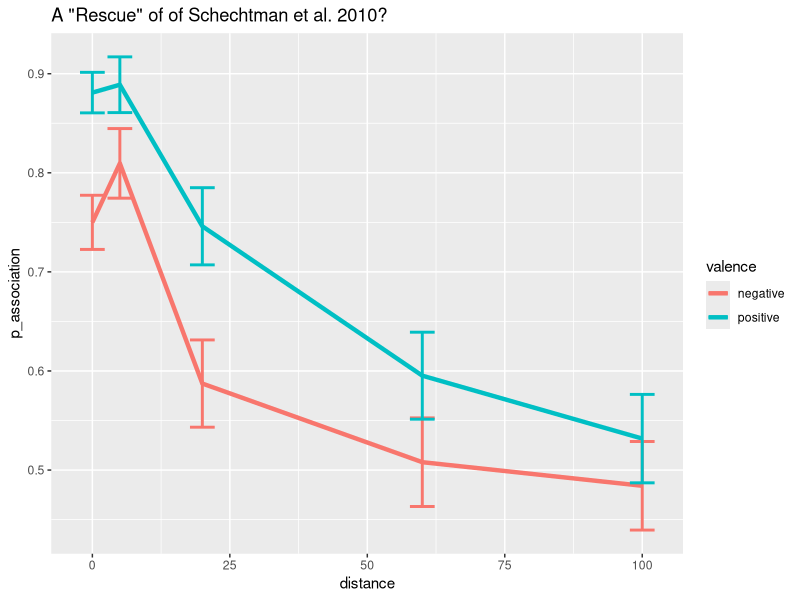

Reproduce this figure in R. (Note: this script raises an error after producing the figure.)
## ---- chunk 1
#### Load Relevant Libraries and Functions
library(tidyverse)
library(ggplot2)
library(dplyr)
library(ggpubr)
library(rstatix)
library(nnet)

# preprocessing was done in python, in analysis/pilotB_analysis.ipynb
full_data = read.csv('../data/final_sample/subject_data_final_full_processed.csv')
## ---- chunk 2
### Data exclusion / filtering
### filter out people who didn't answer that they could hear sounds:

# get all control questions
control_data = full_data %>%
  filter(trial_type == 'audio-button-response')

# check which participants did not answer "I can hear this" to 2 or more questions (button_pressed = 0)
exclude = control_data %>%
  filter(button_pressed != 0) %>%
  mutate(run_id = as.integer(run_id))

run_id_counts <- exclude %>%
  count(run_id)

run_id_counts_fin <- run_id_counts %>%
  filter(n != 1)

exclusion_participants = unique(run_id_counts_fin$run_id)

# outputs the IDs of participants to exclude
full_data$exclude = full_data$run_id %in% exclusion_participants

# excludes them from the full_data 
data = full_data %>%
  filter(exclude == FALSE)
## ---- chunk 3
### Data exclusion / filtering
### filter out people who didn't answer that they could here sounds: #TODO

## get the generalization dataset
generalization_data = data %>% 
  filter(stage=='generalization' & valence != 'control')

generalization_data$match = as.character(generalization_data$valence) == as.character(generalization_data$key_responses)

generalization_data$direction = ifelse(generalization_data$distance==0,0,ifelse(generalization_data$distance < 0,-1,1))

hypothesis_space = generalization_data %>% 
  filter(stage=='generalization' & valence!='control')  %>%
  mutate(distance = abs(distance)) %>% 
  select(valence, distance, match, run_id, correct, key_responses, rt, positive_key,direction)
## ---- chunk 4
## do the generalization plots
hypothesis_space %>% 
  group_by( valence, distance) %>% 
  summarise(p_association = mean(match, na.rm = TRUE ), 
            sem = sd(match, na.rm = TRUE)/sqrt(length(match)),
            y_lower = p_association-sem, 
            y_upper = p_association+sem) %>%
  ggplot(aes(x=distance, y=p_association, color=valence)) + 
    geom_line(aes(color=valence), size=1.5) + 
    geom_errorbar(aes(ymin=y_lower, ymax=y_upper), size=1) + 
    ggtitle('A "Rescue" of of Schechtman et al. 2010?')
## ---- chunk 5
# generalization data analysis:
# linear model analysis:
summary(lm('match ~ valence * distance', hypothesis_space))
## ---- chunk 6
# paired t-test analysis
# Split the data by distance and perform paired t-tests for each distance
results_list <- by(hypothesis_space, hypothesis_space$distance, function(subdata) {
  t_test_result <- t.test(subdata$match ~ subdata$valence, paired = TRUE)
  return(t_test_result)
})
results_df <- do.call(rbind, lapply(results_list, tidy))
table_df <- results_df[, c("estimate", "p.value")]
colnames(table_df) <- c("Mean_Difference (negative valence - positive valence)", "P_Value")
table_df$Distance <- unique(hypothesis_space$distance)
table_df <- table_df[order(table_df$Distance), ]

print(table_df)
## ---- chunk 7
# two way ANOVA
# to compare the positive and negative valenced slopes:
anova_model <- aov(match ~ valence * distance, data = hypothesis_space)
summary_anova <- summary(anova_model)
print(summary_anova)
## ---- chunk 8
# three way ANOVA
# to compare the positive and negative valenced slopes, vs distance, vs direction of distance:
anova_model_three <- aov(match ~ valence * distance * direction, data = hypothesis_space)
summary_anova_three <- summary(anova_model_three)
print(summary_anova_three)
## ---- chunk 9
# "fit a multinomial logistic regression for each subject using all single trial (0/1—correct/incorrect) responses...In this model, the coefficient β1 describes the contribution of the reinforcement type to the response. The higher β1 is, the narrower the generalization curve is." I will then compare the β1 coefficients of positive and negative data using t tests for each subject, and will incorporate the p-values in "Fisher's combined p-value calculation to obtain an overall p-value for the population."

# calculate the t-test values for each subject:
subject_ids <- unique(generalization_data$run_id)

models <- list()
t_test_p_values <- numeric(length(subject_ids))

for (subject_id in subject_ids) {
  subject_data <- subset(generalization_data, run_id == subject_id)
  subject_data$valence <- factor(subject_data$valence, levels = c("negative", "positive"))

  model <- glm(match ~ valence, data = subject_data, family = binomial)
  models[[as.character(subject_id)]] <- model
  
  # Perform t-test for each subject
  t_test_result <- t.test(match ~ valence, data = subject_data)
  t_test_p_values[subject_id] <- t_test_result$p.value
}

# Perform Fisher's method on the p-values
# remove NA values and 0 values
t_test_p_values <- t_test_p_values[!is.na(t_test_p_values)]
print(t_test_p_values)
## ---- chunk 10
# get rid of zero values
final_ps <- t_test_p_values[t_test_p_values>0]

chi_squared_stat <- -2 * sum(log(final_ps))

# Calculate the overall Fishers combined p-value
df <- 2 * length(final_ps)
overall_p_value <- pchisq(chi_squared_stat, df = df, lower.tail = FALSE)

cat("Fisher's Combined p-value:", overall_p_value, "\n")

## ---- chunk 11
# data pre-processing and plotting of acquisition
acquisition_data = data %>%
  filter(stage=='acquisition' & valence!='neutral' & !is.na(data$rt) & !is.na(data$i_acquisition_trial))

acquisition_data$match = as.character(acquisition_data$valence) == as.character(acquisition_data$key_responses)

acquisition_data

acquisition_data %>% 
  filter(i_block==1 )%>% 
  group_by(i_acquisition_trial, valence) %>% 
  summarise(mean_one = mean(match), 
            sem_one = sd(match)/sqrt(length(match))) %>% 
  mutate(combined_trial = ifelse(i_acquisition_trial%%2, i_acquisition_trial-1, i_acquisition_trial)) %>% 
  group_by(combined_trial, valence) %>% 
  summarise(mean_two=mean(mean_one), 
            sem_two=mean(sem_one)) %>% 
  ggplot(aes(x=combined_trial, y=mean_two, color=valence)) + 
    geom_line(size=1.2) + 
    geom_errorbar(aes(ymin=mean_two-sem_two, ymax=mean_two+sem_two), size=1) + 
    ggtitle('Learning curves across the first acquisition stage') 

## ---- chunk 12

acquisition_data %>% 
  filter(i_block==1)  %>% 
  group_by(run_id) %>% 
  summarise(accuracy=mean(match)) %>% 
  summarise(mean=mean(accuracy))

acquisition_data %>% 
  filter(i_block==2)  %>% 
  group_by(run_id) %>% 
  summarise(accuracy=mean(match)) %>% 
  summarise(mean=mean(accuracy))

acquisition_data %>% 
  filter(i_block==3)  %>% 
  group_by(run_id) %>% 
  summarise(accuracy=mean(match)) %>% 
  summarise(mean=mean(accuracy))
